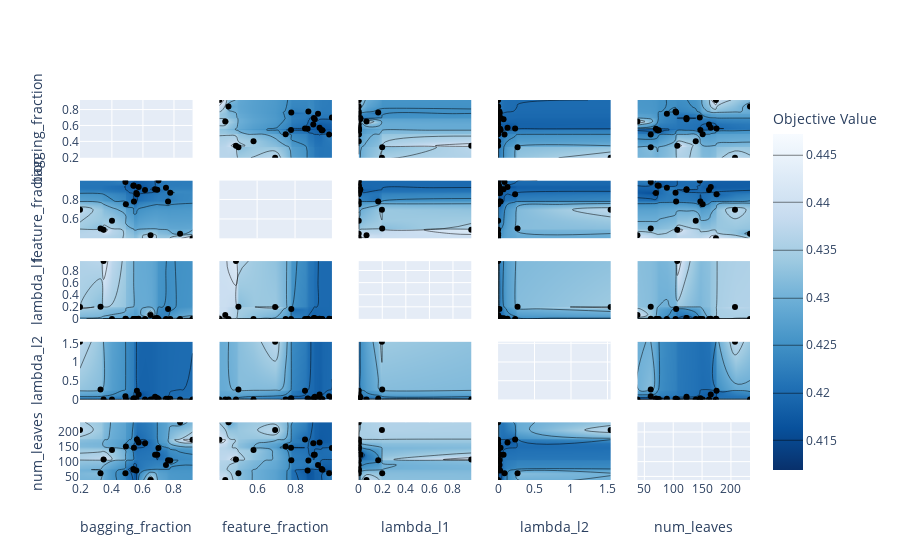

Notebook source saved alongside this figure:
### Markdown cell above
## Visualize plot contour

We can see 2 parametes pair plot with objective value as contour.

### Code cell
optuna.visualization.plot_contour(study)

### Figure 1 — Plotly figure (JSON) as saved in the notebook; plotly's stock layout.template omitted (floating-point values rounded to 4 significant figures; data arrays with more than 128 entries replaced by an {"elided": "..."} marker saying what was removed)
{"data": [{"type": "scatter", "xaxis": "x", "yaxis": "y"}, {"colorbar": {"title": {"text": "Objective Value"}}, "colorscale": [[0.0, "rgb(247,251,255)"], [0.125, "rgb(222,235,247)"], [0.25, "rgb(198,219,239)"], [0.375, "rgb(158,202,225)"], [0.5, "rgb(107,174,214)"], [0.625, "rgb(66,146,198)"], [0.75, "rgb(33,113,181)"], [0.875, "rgb(8,81,156)"], [1.0, "rgb(8,48,107)"]], "connectgaps": true, "contours": {"coloring": "heatmap"}, "hoverinfo": "none", "line": {"smoothing": 1.3}, "reversescale": true, "showscale": true, "type": "contour", "x": [0.1944, 0.3266, 0.3462, 0.4004, 0.4871, 0.49, 0.5387, 0.5402, 0.542, 0.5575, 0.5612, 0.5726, 0.6133, 0.6492, 0.6783, 0.6923, 0.6999, 0.7485, 0.762, 0.7758, 0.8393, 0.9198], "xaxis": "x6", "y": [0.4009, 0.432, 0.449, 0.4885, 0.5014, 0.581, 0.695, 0.7504, 0.7788, 0.7802, 0.8526, 0.8662, 0.8704, 0.8962, 0.8994, 0.904, 0.9211, 0.9293, 0.94, 0.9442, 0.98, 0.9944], "yaxis": "y6", "z": {"elided": "22x22 float values"}}, {"marker": {"color": "black"}, "mode": "markers", "showlegend": false, "type": "scatter", "x": [0.9198, 0.6492, 0.8393, 0.3462, 0.1944, 0.3266, 0.4004, 0.762, 0.7758, 0.7485, 0.5575, 0.542, 0.49, 0.5612, 0.4871, 0.5726, 0.6923, 0.6783, 0.6133, 0.5387, 0.5402, 0.6999], "xaxis": "x6", "y": [0.4009, 0.432, 0.449, 0.4885, 0.695, 0.5014, 0.581, 0.7802, 0.8704, 0.9211, 0.8662, 0.7788, 0.7504, 0.8526, 0.98, 0.9293, 0.8994, 0.904, 0.8962, 0.94, 0.9442, 0.9944], "yaxis": "y6"}, {"colorbar": {"title": {"text": "Objective Value"}}, "colorscale": [[0.0, "rgb(247,251,255)"], [0.125, "rgb(222,235,247)"], [0.25, "rgb(198,219,239)"], [0.375, "rgb(158,202,225)"], [0.5, "rgb(107,174,214)"], [0.625, "rgb(66,146,198)"], [0.75, "rgb(33,113,181)"], [0.875, "rgb(8,81,156)"], [1.0, "rgb(8,48,107)"]], "connectgaps": true, "contours": {"coloring": "heatmap"}, "hoverinfo": "none", "line": {"smoothing": 1.3}, "reversescale": true, "showscale": false, "type": "contour", "x": [0.1944, 0.3266, 0.3462, 0.4004, 0.4871, 0.49, 0.5387, 0.5402, 0.542, 0.5575, 0.5612, 0.5726, 0.6133, 0.6492, 0.6783, 0.6923, 0.6999, 0.7485, 0.762, 0.7758, 0.8393, 0.9198], "xaxis": "x11", "y": [1.413e-08, 1.044e-07, 1.487e-07, 1.984e-07, 6.926e-06, 7.792e-06, 1.701e-05, 2.217e-05, 2.666e-05, 2.746e-05, 2.887e-05, 3.527e-05, 0.0001039, 0.0001452, 0.0008617, 0.01198, 0.01286, 0.0662, 0.1653, 0.1971, 0.1993, 0.9554], "yaxis": "y11", "z": {"elided": "22x22 float values"}}, {"marker": {"color": "black"}, "mode": "markers", "showlegend": false, "type": "scatter", "x": [0.9198, 0.6492, 0.8393, 0.3462, 0.1944, 0.3266, 0.4004, 0.762, 0.7758, 0.7485, 0.5575, 0.542, 0.49, 0.5612, 0.4871, 0.5726, 0.6923, 0.6783, 0.6133, 0.5387, 0.5402, 0.6999], "xaxis": "x11", "y": [0.0008617, 0.0662, 1.984e-07, 0.9554, 0.1971, 0.1993, 6.926e-06, 0.1653, 1.044e-07, 1.413e-08, 3.527e-05, 2.217e-05, 1.701e-05, 2.746e-05, 0.0001039, 0.0001452, 0.01286, 0.01198, 7.792e-06, 2.887e-05, 2.666e-05, 1.487e-07], "yaxis": "y11"}, {"colorbar": {"title": {"text": "Objective Value"}}, "colorscale": [[0.0, "rgb(247,251,255)"], [0.125, "rgb(222,235,247)"], [0.25, "rgb(198,219,239)"], [0.375, "rgb(158,202,225)"], [0.5, "rgb(107,174,214)"], [0.625, "rgb(66,146,198)"], [0.75, "rgb(33,113,181)"], [0.875, "rgb(8,81,156)"], [1.0, "rgb(8,48,107)"]], "connectgaps": true, "contours": {"coloring": "heatmap"}, "hoverinfo": "none", "line": {"smoothing": 1.3}, "reversescale": true, "showscale": false, "type": "contour", "x": [0.1944, 0.3266, 0.3462, 0.4004, 0.4871, 0.49, 0.5387, 0.5402, 0.542, 0.5575, 0.5612, 0.5726, 0.6133, 0.6492, 0.6783, 0.6923, 0.6999, 0.7485, 0.762, 0.7758, 0.8393, 0.9198], "xaxis": "x16", "y": [9.327e-06, 9.451e-06, 1.349e-05, 0.0002752, 0.0006245, 0.0009655, 0.0009792, 0.007856, 0.009079, 0.01126, 0.01776, 0.01826, 0.0204, 0.02722, 0.03387, 0.03693, 0.07499, 0.08825, 0.1295, 0.2336, 0.267, 1.544], "yaxis": "y16", "z": {"elided": "22x22 float values"}}, {"marker": {"color": "black"}, "mode": "markers", "showlegend": false, "type": "scatter", "x": [0.9198, 0.6492, 0.8393, 0.3462, 0.1944, 0.3266, 0.4004, 0.762, 0.7758, 0.7485, 0.5575, 0.542, 0.49, 0.5612, 0.4871, 0.5726, 0.6923, 0.6783, 0.6133, 0.5387, 0.5402, 0.6999], "xaxis": "x16", "y": [0.0002752, 9.451e-06, 0.0009792, 9.327e-06, 1.544, 0.267, 1.349e-05, 0.01826, 0.01776, 0.0204, 0.02722, 0.03387, 0.0009655, 0.2336, 0.08825, 0.1295, 0.03693, 0.07499, 0.0006245, 0.01126, 0.007856, 0.009079], "yaxis": "y16"}, {"colorbar": {"title": {"text": "Objective Value"}}, "colorscale": [[0.0, "rgb(247,251,255)"], [0.125, "rgb(222,235,247)"], [0.25, "rgb(198,219,239)"], [0.375, "rgb(158,202,225)"], [0.5, "rgb(107,174,214)"], [0.625, "rgb(66,146,198)"], [0.75, "rgb(33,113,181)"], [0.875, "rgb(8,81,156)"], [1.0, "rgb(8,48,107)"]], "connectgaps": true, "contours": {"coloring": "heatmap"}, "hoverinfo": "none", "line": {"smoothing": 1.3}, "reversescale": true, "showscale": false, "type": "contour", "x": [0.1944, 0.3266, 0.3462, 0.4004, 0.4871, 0.49, 0.5387, 0.5402, 0.542, 0.5575, 0.5612, 0.5726, 0.6133, 0.6492, 0.6783, 0.6923, 0.6999, 0.7485, 0.762, 0.7758, 0.8393, 0.9198], "xaxis": "x21", "y": [38, 61, 70, 73, 75, 89, 104, 105, 107, 123, 139, 146, 147, 151, 162, 165, 174, 175, 207, 233], "yaxis": "y21", "z": {"elided": "20x22 float values"}}, {"marker": {"color": "black"}, "mode": "markers", "showlegend": false, "type": "scatter", "x": [0.9198, 0.6492, 0.8393, 0.3462, 0.1944, 0.3266, 0.4004, 0.762, 0.7758, 0.7485, 0.5575, 0.542, 0.49, 0.5612, 0.4871, 0.5726, 0.6923, 0.6783, 0.6133, 0.5387, 0.5402, 0.6999], "xaxis": "x21", "y": [174, 38, 233, 107, 207, 61, 139, 105, 104, 89, 70, 147, 151, 175, 61, 165, 123, 123, 162, 75, 73, 146], "yaxis": "y21"}, {"colorbar": {"title": {"text": "Objective Value"}}, "colorscale": [[0.0, "rgb(247,251,255)"], [0.125, "rgb(222,235,247)"], [0.25, "rgb(198,219,239)"], [0.375, "rgb(158,202,225)"], [0.5, "rgb(107,174,214)"], [0.625, "rgb(66,146,198)"], [0.75, "rgb(33,113,181)"], [0.875, "rgb(8,81,156)"], [1.0, "rgb(8,48,107)"]], "connectgaps": true, "contours": {"coloring": "heatmap"}, "hoverinfo": "none", "line": {"smoothing": 1.3}, "reversescale": true, "showscale": false, "type": "contour", "x": [0.4009, 0.432, 0.449, 0.4885, 0.5014, 0.581, 0.695, 0.7504, 0.7788, 0.7802, 0.8526, 0.8662, 0.8704, 0.8962, 0.8994, 0.904, 0.9211, 0.9293, 0.94, 0.9442, 0.98, 0.9944], "xaxis": "x2", "y": [0.1944, 0.3266, 0.3462, 0.4004, 0.4871, 0.49, 0.5387, 0.5402, 0.542, 0.5575, 0.5612, 0.5726, 0.6133, 0.6492, 0.6783, 0.6923, 0.6999, 0.7485, 0.762, 0.7758, 0.8393, 0.9198], "yaxis": "y2", "z": {"elided": "22x22 float values"}}, {"marker": {"color": "black"}, "mode": "markers", "showlegend": false, "type": "scatter", "x": [0.4009, 0.432, 0.449, 0.4885, 0.695, 0.5014, 0.581, 0.7802, 0.8704, 0.9211, 0.8662, 0.7788, 0.7504, 0.8526, 0.98, 0.9293, 0.8994, 0.904, 0.8962, 0.94, 0.9442, 0.9944], "xaxis": "x2", "y": [0.9198, 0.6492, 0.8393, 0.3462, 0.1944, 0.3266, 0.4004, 0.762, 0.7758, 0.7485, 0.5575, 0.542, 0.49, 0.5612, 0.4871, 0.5726, 0.6923, 0.6783, 0.6133, 0.5387, 0.5402, 0.6999], "yaxis": "y2"}, {"type": "scatter", "xaxis": "x7", "yaxis": "y7"}, {"colorbar": {"title": {"text": "Objective Value"}}, "colorscale": [[0.0, "rgb(247,251,255)"], [0.125, "rgb(222,235,247)"], [0.25, "rgb(198,219,239)"], [0.375, "rgb(158,202,225)"], [0.5, "rgb(107,174,214)"], [0.625, "rgb(66,146,198)"], [0.75, "rgb(33,113,181)"], [0.875, "rgb(8,81,156)"], [1.0, "rgb(8,48,107)"]], "connectgaps": true, "contours": {"coloring": "heatmap"}, "hoverinfo": "none", "line": {"smoothing": 1.3}, "reversescale": true, "showscale": false, "type": "contour", "x": [0.4009, 0.432, 0.449, 0.4885, 0.5014, 0.581, 0.695, 0.7504, 0.7788, 0.7802, 0.8526, 0.8662, 0.8704, 0.8962, 0.8994, 0.904, 0.9211, 0.9293, 0.94, 0.9442, 0.98, 0.9944], "xaxis": "x12", "y": [1.413e-08, 1.044e-07, 1.487e-07, 1.984e-07, 6.926e-06, 7.792e-06, 1.701e-05, 2.217e-05, 2.666e-05, 2.746e-05, 2.887e-05, 3.527e-05, 0.0001039, 0.0001452, 0.0008617, 0.01198, 0.01286, 0.0662, 0.1653, 0.1971, 0.1993, 0.9554], "yaxis": "y12", "z": {"elided": "22x22 float values"}}, {"marker": {"color": "black"}, "mode": "markers", "showlegend": false, "type": "scatter", "x": [0.4009, 0.432, 0.449, 0.4885, 0.695, 0.5014, 0.581, 0.7802, 0.8704, 0.9211, 0.8662, 0.7788, 0.7504, 0.8526, 0.98, 0.9293, 0.8994, 0.904, 0.8962, 0.94, 0.9442, 0.9944], "xaxis": "x12", "y": [0.0008617, 0.0662, 1.984e-07, 0.9554, 0.1971, 0.1993, 6.926e-06, 0.1653, 1.044e-07, 1.413e-08, 3.527e-05, 2.217e-05, 1.701e-05, 2.746e-05, 0.0001039, 0.0001452, 0.01286, 0.01198, 7.792e-06, 2.887e-05, 2.666e-05, 1.487e-07], "yaxis": "y12"}, {"colorbar": {"title": {"text": "Objective Value"}}, "colorscale": [[0.0, "rgb(247,251,255)"], [0.125, "rgb(222,235,247)"], [0.25, "rgb(198,219,239)"], [0.375, "rgb(158,202,225)"], [0.5, "rgb(107,174,214)"], [0.625, "rgb(66,146,198)"], [0.75, "rgb(33,113,181)"], [0.875, "rgb(8,81,156)"], [1.0, "rgb(8,48,107)"]], "connectgaps": true, "contours": {"coloring": "heatmap"}, "hoverinfo": "none", "line": {"smoothing": 1.3}, "reversescale": true, "showscale": false, "type": "contour", "x": [0.4009, 0.432, 0.449, 0.4885, 0.5014, 0.581, 0.695, 0.7504, 0.7788, 0.7802, 0.8526, 0.8662, 0.8704, 0.8962, 0.8994, 0.904, 0.9211, 0.9293, 0.94, 0.9442, 0.98, 0.9944], "xaxis": "x17", "y": [9.327e-06, 9.451e-06, 1.349e-05, 0.0002752, 0.0006245, 0.0009655, 0.0009792, 0.007856, 0.009079, 0.01126, 0.01776, 0.01826, 0.0204, 0.02722, 0.03387, 0.03693, 0.07499, 0.08825, 0.1295, 0.2336, 0.267, 1.544], "yaxis": "y17", "z": {"elided": "22x22 float values"}}, {"marker": {"color": "black"}, "mode": "markers", "showlegend": false, "type": "scatter", "x": [0.4009, 0.432, 0.449, 0.4885, 0.695, 0.5014, 0.581, 0.7802, 0.8704, 0.9211, 0.8662, 0.7788, 0.7504, 0.8526, 0.98, 0.9293, 0.8994, 0.904, 0.8962, 0.94, 0.9442, 0.9944], "xaxis": "x17", "y": [0.0002752, 9.451e-06, 0.0009792, 9.327e-06, 1.544, 0.267, 1.349e-05, 0.01826, 0.01776, 0.0204, 0.02722, 0.03387, 0.0009655, 0.2336, 0.08825, 0.1295, 0.03693, 0.07499, 0.0006245, 0.01126, 0.007856, 0.009079], "yaxis": "y17"}, {"colorbar": {"title": {"text": "Objective Value"}}, "colorscale": [[0.0, "rgb(247,251,255)"], [0.125, "rgb(222,235,247)"], [0.25, "rgb(198,219,239)"], [0.375, "rgb(158,202,225)"], [0.5, "rgb(107,174,214)"], [0.625, "rgb(66,146,198)"], [0.75, "rgb(33,113,181)"], [0.875, "rgb(8,81,156)"], [1.0, "rgb(8,48,107)"]], "connectgaps": true, "contours": {"coloring": "heatmap"}, "hoverinfo": "none", "line": {"smoothing": 1.3}, "reversescale": true, "showscale": false, "type": "contour", "x": [0.4009, 0.432, 0.449, 0.4885, 0.5014, 0.581, 0.695, 0.7504, 0.7788, 0.7802, 0.8526, 0.8662, 0.8704, 0.8962, 0.8994, 0.904, 0.9211, 0.9293, 0.94, 0.9442, 0.98, 0.9944], "xaxis": "x22", "y": [38, 61, 70, 73, 75, 89, 104, 105, 107, 123, 139, 146, 147, 151, 162, 165, 174, 175, 207, 233], "yaxis": "y22", "z": {"elided": "20x22 float values"}}, {"marker": {"color": "black"}, "mode": "markers", "showlegend": false, "type": "scatter", "x": [0.4009, 0.432, 0.449, 0.4885, 0.695, 0.5014, 0.581, 0.7802, 0.8704, 0.9211, 0.8662, 0.7788, 0.7504, 0.8526, 0.98, 0.9293, 0.8994, 0.904, 0.8962, 0.94, 0.9442, 0.9944], "xaxis": "x22", "y": [174, 38, 233, 107, 207, 61, 139, 105, 104, 89, 70, 147, 151, 175, 61, 165, 123, 123, 162, 75, 73, 146], "yaxis": "y22"}, {"colorbar": {"title": {"text": "Objective Value"}}, "colorscale": [[0.0, "rgb(247,251,255)"], [0.125, "rgb(222,235,247)"], [0.25, "rgb(198,219,239)"], [0.375, "rgb(158,202,225)"], [0.5, "rgb(107,174,214)"], [0.625, "rgb(66,146,198)"], [0.75, "rgb(33,113,181)"], [0.875, "rgb(8,81,156)"], [1.0, "rgb(8,48,107)"]], "connectgaps": true, "contours": {"coloring": "heatmap"}, "hoverinfo": "none", "line": {"smoothing": 1.3}, "reversescale": true, "showscale": false, "type": "contour", "x": [1.413e-08, 1.044e-07, 1.487e-07, 1.984e-07, 6.926e-06, 7.792e-06, 1.701e-05, 2.217e-05, 2.666e-05, 2.746e-05, 2.887e-05, 3.527e-05, 0.0001039, 0.0001452, 0.0008617, 0.01198, 0.01286, 0.0662, 0.1653, 0.1971, 0.1993, 0.9554], "xaxis": "x3", "y": [0.1944, 0.3266, 0.3462, 0.4004, 0.4871, 0.49, 0.5387, 0.5402, 0.542, 0.5575, 0.5612, 0.5726, 0.6133, 0.6492, 0.6783, 0.6923, 0.6999, 0.7485, 0.762, 0.7758, 0.8393, 0.9198], "yaxis": "y3", "z": {"elided": "22x22 float values"}}, {"marker": {"color": "black"}, "mode": "markers", "showlegend": false, "type": "scatter", "x": [0.0008617, 0.0662, 1.984e-07, 0.9554, 0.1971, 0.1993, 6.926e-06, 0.1653, 1.044e-07, 1.413e-08, 3.527e-05, 2.217e-05, 1.701e-05, 2.746e-05, 0.0001039, 0.0001452, 0.01286, 0.01198, 7.792e-06, 2.887e-05, 2.666e-05, 1.487e-07], "xaxis": "x3", "y": [0.9198, 0.6492, 0.8393, 0.3462, 0.1944, 0.3266, 0.4004, 0.762, 0.7758, 0.7485, 0.5575, 0.542, 0.49, 0.5612, 0.4871, 0.5726, 0.6923, 0.6783, 0.6133, 0.5387, 0.5402, 0.6999], "yaxis": "y3"}, {"colorbar": {"title": {"text": "Objective Value"}}, "colorscale": [[0.0, "rgb(247,251,255)"], [0.125, "rgb(222,235,247)"], [0.25, "rgb(198,219,239)"], [0.375, "rgb(158,202,225)"], [0.5, "rgb(107,174,214)"], [0.625, "rgb(66,146,198)"], [0.75, "rgb(33,113,181)"], [0.875, "rgb(8,81,156)"], [1.0, "rgb(8,48,107)"]], "connectgaps": true, "contours": {"coloring": "heatmap"}, "hoverinfo": "none", "line": {"smoothing": 1.3}, "reversescale": true, "showscale": false, "type": "contour", "x": [1.413e-08, 1.044e-07, 1.487e-07, 1.984e-07, 6.926e-06, 7.792e-06, 1.701e-05, 2.217e-05, 2.666e-05, 2.746e-05, 2.887e-05, 3.527e-05, 0.0001039, 0.0001452, 0.0008617, 0.01198, 0.01286, 0.0662, 0.1653, 0.1971, 0.1993, 0.9554], "xaxis": "x8", "y": [0.4009, 0.432, 0.449, 0.4885, 0.5014, 0.581, 0.695, 0.7504, 0.7788, 0.7802, 0.8526, 0.8662, 0.8704, 0.8962, 0.8994, 0.904, 0.9211, 0.9293, 0.94, 0.9442, 0.98, 0.9944], "yaxis": "y8", "z": {"elided": "22x22 float values"}}, {"marker": {"color": "black"}, "mode": "markers", "showlegend": false, "type": "scatter", "x": [0.0008617, 0.0662, 1.984e-07, 0.9554, 0.1971, 0.1993, 6.926e-06, 0.1653, 1.044e-07, 1.413e-08, 3.527e-05, 2.217e-05, 1.701e-05, 2.746e-05, 0.0001039, 0.0001452, 0.01286, 0.01198, 7.792e-06, 2.887e-05, 2.666e-05, 1.487e-07], "xaxis": "x8", "y": [0.4009, 0.432, 0.449, 0.4885, 0.695, 0.5014, 0.581, 0.7802, 0.8704, 0.9211, 0.8662, 0.7788, 0.7504, 0.8526, 0.98, 0.9293, 0.8994, 0.904, 0.8962, 0.94, 0.9442, 0.9944], "yaxis": "y8"}, {"type": "scatter", "xaxis": "x13", "yaxis": "y13"}, {"colorbar": {"title": {"text": "Objective Value"}}, "colorscale": [[0.0, "rgb(247,251,255)"], [0.125, "rgb(222,235,247)"], [0.25, "rgb(198,219,239)"], [0.375, "rgb(158,202,225)"], [0.5, "rgb(107,174,214)"], [0.625, "rgb(66,146,198)"], [0.75, "rgb(33,113,181)"], [0.875, "rgb(8,81,156)"], [1.0, "rgb(8,48,107)"]], "connectgaps": true, "contours": {"coloring": "heatmap"}, "hoverinfo": "none", "line": {"smoothing": 1.3}, "reversescale": true, "showscale": false, "type": "contour", "x": [1.413e-08, 1.044e-07, 1.487e-07, 1.984e-07, 6.926e-06, 7.792e-06, 1.701e-05, 2.217e-05, 2.666e-05, 2.746e-05, 2.887e-05, 3.527e-05, 0.0001039, 0.0001452, 0.0008617, 0.01198, 0.01286, 0.0662, 0.1653, 0.1971, 0.1993, 0.9554], "xaxis": "x18", "y": [9.327e-06, 9.451e-06, 1.349e-05, 0.0002752, 0.0006245, 0.0009655, 0.0009792, 0.007856, 0.009079, 0.01126, 0.01776, 0.01826, 0.0204, 0.02722, 0.03387, 0.03693, 0.07499, 0.08825, 0.1295, 0.2336, 0.267, 1.544], "yaxis": "y18", "z": {"elided": "22x22 float values"}}, {"marker": {"color": "black"}, "mode": "markers", "showlegend": false, "type": "scatter", "x": [0.0008617, 0.0662, 1.984e-07, 0.9554, 0.1971, 0.1993, 6.926e-06, 0.1653, 1.044e-07, 1.413e-08, 3.527e-05, 2.217e-05, 1.701e-05, 2.746e-05, 0.0001039, 0.0001452, 0.01286, 0.01198, 7.792e-06, 2.887e-05, 2.666e-05, 1.487e-07], "xaxis": "x18", "y": [0.0002752, 9.451e-06, 0.0009792, 9.327e-06, 1.544, 0.267, 1.349e-05, 0.01826, 0.01776, 0.0204, 0.02722, 0.03387, 0.0009655, 0.2336, 0.08825, 0.1295, 0.03693, 0.07499, 0.0006245, 0.01126, 0.007856, 0.009079], "yaxis": "y18"}, {"colorbar": {"title": {"text": "Objective Value"}}, "colorscale": [[0.0, "rgb(247,251,255)"], [0.125, "rgb(222,235,247)"], [0.25, "rgb(198,219,239)"], [0.375, "rgb(158,202,225)"], [0.5, "rgb(107,174,214)"], [0.625, "rgb(66,146,198)"], [0.75, "rgb(33,113,181)"], [0.875, "rgb(8,81,156)"], [1.0, "rgb(8,48,107)"]], "connectgaps": true, "contours": {"coloring": "heatmap"}, "hoverinfo": "none", "line": {"smoothing": 1.3}, "reversescale": true, "showscale": false, "type": "contour", "x": [1.413e-08, 1.044e-07, 1.487e-07, 1.984e-07, 6.926e-06, 7.792e-06, 1.701e-05, 2.217e-05, 2.666e-05, 2.746e-05, 2.887e-05, 3.527e-05, 0.0001039, 0.0001452, 0.0008617, 0.01198, 0.01286, 0.0662, 0.1653, 0.1971, 0.1993, 0.9554], "xaxis": "x23", "y": [38, 61, 70, 73, 75, 89, 104, 105, 107, 123, 139, 146, 147, 151, 162, 165, 174, 175, 207, 233], "yaxis": "y23", "z": {"elided": "20x22 float values"}}, {"marker": {"color": "black"}, "mode": "markers", "showlegend": false, "type": "scatter", "x": [0.0008617, 0.0662, 1.984e-07, 0.9554, 0.1971, 0.1993, 6.926e-06, 0.1653, 1.044e-07, 1.413e-08, 3.527e-05, 2.217e-05, 1.701e-05, 2.746e-05, 0.0001039, 0.0001452, 0.01286, 0.01198, 7.792e-06, 2.887e-05, 2.666e-05, 1.487e-07], "xaxis": "x23", "y": [174, 38, 233, 107, 207, 61, 139, 105, 104, 89, 70, 147, 151, 175, 61, 165, 123, 123, 162, 75, 73, 146], "yaxis": "y23"}, {"colorbar": {"title": {"text": "Objective Value"}}, "colorscale": [[0.0, "rgb(247,251,255)"], [0.125, "rgb(222,235,247)"], [0.25, "rgb(198,219,239)"], [0.375, "rgb(158,202,225)"], [0.5, "rgb(107,174,214)"], [0.625, "rgb(66,146,198)"], [0.75, "rgb(33,113,181)"], [0.875, "rgb(8,81,156)"], [1.0, "rgb(8,48,107)"]], "connectgaps": true, "contours": {"coloring": "heatmap"}, "hoverinfo": "none", "line": {"smoothing": 1.3}, "reversescale": true, "showscale": false, "type": "contour", "x": [9.327e-06, 9.451e-06, 1.349e-05, 0.0002752, 0.0006245, 0.0009655, 0.0009792, 0.007856, 0.009079, 0.01126, 0.01776, 0.01826, 0.0204, 0.02722, 0.03387, 0.03693, 0.07499, 0.08825, 0.1295, 0.2336, 0.267, 1.544], "xaxis": "x4", "y": [0.1944, 0.3266, 0.3462, 0.4004, 0.4871, 0.49, 0.5387, 0.5402, 0.542, 0.5575, 0.5612, 0.5726, 0.6133, 0.6492, 0.6783, 0.6923, 0.6999, 0.7485, 0.762, 0.7758, 0.8393, 0.9198], "yaxis": "y4", "z": {"elided": "22x22 float values"}}, {"marker": {"color": "black"}, "mode": "markers", "showlegend": false, "type": "scatter", "x": [0.0002752, 9.451e-06, 0.0009792, 9.327e-06, 1.544, 0.267, 1.349e-05, 0.01826, 0.01776, 0.0204, 0.02722, 0.03387, 0.0009655, 0.2336, 0.08825, 0.1295, 0.03693, 0.07499, 0.0006245, 0.01126, 0.007856, 0.009079], "xaxis": "x4", "y": [0.9198, 0.6492, 0.8393, 0.3462, 0.1944, 0.3266, 0.4004, 0.762, 0.7758, 0.7485, 0.5575, 0.542, 0.49, 0.5612, 0.4871, 0.5726, 0.6923, 0.6783, 0.6133, 0.5387, 0.5402, 0.6999], "yaxis": "y4"}, {"colorbar": {"title": {"text": "Objective Value"}}, "colorscale": [[0.0, "rgb(247,251,255)"], [0.125, "rgb(222,235,247)"], [0.25, "rgb(198,219,239)"], [0.375, "rgb(158,202,225)"], [0.5, "rgb(107,174,214)"], [0.625, "rgb(66,146,198)"], [0.75, "rgb(33,113,181)"], [0.875, "rgb(8,81,156)"], [1.0, "rgb(8,48,107)"]], "connectgaps": true, "contours": {"coloring": "heatmap"}, "hoverinfo": "none", "line": {"smoothing": 1.3}, "reversescale": true, "showscale": false, "type": "contour", "x": [9.327e-06, 9.451e-06, 1.349e-05, 0.0002752, 0.0006245, 0.0009655, 0.0009792, 0.007856, 0.009079, 0.01126, 0.01776, 0.01826, 0.0204, 0.02722, 0.03387, 0.03693, 0.07499, 0.08825, 0.1295, 0.2336, 0.267, 1.544], "xaxis": "x9", "y": [0.4009, 0.432, 0.449, 0.4885, 0.5014, 0.581, 0.695, 0.7504, 0.7788, 0.7802, 0.8526, 0.8662, 0.8704, 0.8962, 0.8994, 0.904, 0.9211, 0.9293, 0.94, 0.9442, 0.98, 0.9944], "yaxis": "y9", "z": {"elided": "22x22 float values"}}, {"marker": {"color": "black"}, "mode": "markers", "showlegend": false, "type": "scatter", "x": [0.0002752, 9.451e-06, 0.0009792, 9.327e-06, 1.544, 0.267, 1.349e-05, 0.01826, 0.01776, 0.0204, 0.02722, 0.03387, 0.0009655, 0.2336, 0.08825, 0.1295, 0.03693, 0.07499, 0.0006245, 0.01126, 0.007856, 0.009079], "xaxis": "x9", "y": [0.4009, 0.432, 0.449, 0.4885, 0.695, 0.5014, 0.581, 0.7802, 0.8704, 0.9211, 0.8662, 0.7788, 0.7504, 0.8526, 0.98, 0.9293, 0.8994, 0.904, 0.8962, 0.94, 0.9442, 0.9944], "yaxis": "y9"}, {"colorbar": {"title": {"text": "Objective Value"}}, "colorscale": [[0.0, "rgb(247,251,255)"], [0.125, "rgb(222,235,247)"], [0.25, "rgb(198,219,239)"], [0.375, "rgb(158,202,225)"], [0.5, "rgb(107,174,214)"], [0.625, "rgb(66,146,198)"], [0.75, "rgb(33,113,181)"], [0.875, "rgb(8,81,156)"], [1.0, "rgb(8,48,107)"]], "connectgaps": true, "contours": {"coloring": "heatmap"}, "hoverinfo": "none", "line": {"smoothing": 1.3}, "reversescale": true, "showscale": false, "type": "contour", "x": [9.327e-06, 9.451e-06, 1.349e-05, 0.0002752, 0.0006245, 0.0009655, 0.0009792, 0.007856, 0.009079, 0.01126, 0.01776, 0.01826, 0.0204, 0.02722, 0.03387, 0.03693, 0.07499, 0.08825, 0.1295, 0.2336, 0.267, 1.544], "xaxis": "x14", "y": [1.413e-08, 1.044e-07, 1.487e-07, 1.984e-07, 6.926e-06, 7.792e-06, 1.701e-05, 2.217e-05, 2.666e-05, 2.746e-05, 2.887e-05, 3.527e-05, 0.0001039, 0.0001452, 0.0008617, 0.01198, 0.01286, 0.0662, 0.1653, 0.1971, 0.1993, 0.9554], "yaxis": "y14", "z": {"elided": "22x22 float values"}}, {"marker": {"color": "black"}, "mode": "markers", "showlegend": false, "type": "scatter", "x": [0.0002752, 9.451e-06, 0.0009792, 9.327e-06, 1.544, 0.267, 1.349e-05, 0.01826, 0.01776, 0.0204, 0.02722, 0.03387, 0.0009655, 0.2336, 0.08825, 0.1295, 0.03693, 0.07499, 0.0006245, 0.01126, 0.007856, 0.009079], "xaxis": "x14", "y": [0.0008617, 0.0662, 1.984e-07, 0.9554, 0.1971, 0.1993, 6.926e-06, 0.1653, 1.044e-07, 1.413e-08, 3.527e-05, 2.217e-05, 1.701e-05, 2.746e-05, 0.0001039, 0.0001452, 0.01286, 0.01198, 7.792e-06, 2.887e-05, 2.666e-05, 1.487e-07], "yaxis": "y14"}, {"type": "scatter", "xaxis": "x19", "yaxis": "y19"}, {"colorbar": {"title": {"text": "Objective Value"}}, "colorscale": [[0.0, "rgb(247,251,255)"], [0.125, "rgb(222,235,247)"], [0.25, "rgb(198,219,239)"], [0.375, "rgb(158,202,225)"], [0.5, "rgb(107,174,214)"], [0.625, "rgb(66,146,198)"], [0.75, "rgb(33,113,181)"], [0.875, "rgb(8,81,156)"], [1.0, "rgb(8,48,107)"]], "connectgaps": true, "contours": {"coloring": "heatmap"}, "hoverinfo": "none", "line": {"smoothing": 1.3}, "reversescale": true, "showscale": false, "type": "contour", "x": [9.327e-06, 9.451e-06, 1.349e-05, 0.0002752, 0.0006245, 0.0009655, 0.0009792, 0.007856, 0.009079, 0.01126, 0.01776, 0.01826, 0.0204, 0.02722, 0.03387, 0.03693, 0.07499, 0.08825, 0.1295, 0.2336, 0.267, 1.544], "xaxis": "x24", "y": [38, 61, 70, 73, 75, 89, 104, 105, 107, 123, 139, 146, 147, 151, 162, 165, 174, 175, 207, 233], "yaxis": "y24", "z": {"elided": "20x22 float values"}}, {"marker": {"color": "black"}, "mode": "markers", "showlegend": false, "type": "scatter", "x": [0.0002752, 9.451e-06, 0.0009792, 9.327e-06, 1.544, 0.267, 1.349e-05, 0.01826, 0.01776, 0.0204, 0.02722, 0.03387, 0.0009655, 0.2336, 0.08825, 0.1295, 0.03693, 0.07499, 0.0006245, 0.01126, 0.007856, 0.009079], "xaxis": "x24", "y": [174, 38, 233, 107, 207, 61, 139, 105, 104, 89, 70, 147, 151, 175, 61, 165, 123, 123, 162, 75, 73, 146], "yaxis": "y24"}, {"colorbar": {"title": {"text": "Objective Value"}}, "colorscale": [[0.0, "rgb(247,251,255)"], [0.125, "rgb(222,235,247)"], [0.25, "rgb(198,219,239)"], [0.375, "rgb(158,202,225)"], [0.5, "rgb(107,174,214)"], [0.625, "rgb(66,146,198)"], [0.75, "rgb(33,113,181)"], [0.875, "rgb(8,81,156)"], [1.0, "rgb(8,48,107)"]], "connectgaps": true, "contours": {"coloring": "heatmap"}, "hoverinfo": "none", "line": {"smoothing": 1.3}, "reversescale": true, "showscale": false, "type": "contour", "x": [38, 61, 70, 73, 75, 89, 104, 105, 107, 123, 139, 146, 147, 151, 162, 165, 174, 175, 207, 233], "xaxis": "x5", "y": [0.1944, 0.3266, 0.3462, 0.4004, 0.4871, 0.49, 0.5387, 0.5402, 0.542, 0.5575, 0.5612, 0.5726, 0.6133, 0.6492, 0.6783, 0.6923, 0.6999, 0.7485, 0.762, 0.7758, 0.8393, 0.9198], "yaxis": "y5", "z": {"elided": "22x20 float values"}}, {"marker": {"color": "black"}, "mode": "markers", "showlegend": false, "type": "scatter", "x": [174, 38, 233, 107, 207, 61, 139, 105, 104, 89, 70, 147, 151, 175, 61, 165, 123, 123, 162, 75, 73, 146], "xaxis": "x5", "y": [0.9198, 0.6492, 0.8393, 0.3462, 0.1944, 0.3266, 0.4004, 0.762, 0.7758, 0.7485, 0.5575, 0.542, 0.49, 0.5612, 0.4871, 0.5726, 0.6923, 0.6783, 0.6133, 0.5387, 0.5402, 0.6999], "yaxis": "y5"}, {"colorbar": {"title": {"text": "Objective Value"}}, "colorscale": [[0.0, "rgb(247,251,255)"], [0.125, "rgb(222,235,247)"], [0.25, "rgb(198,219,239)"], [0.375, "rgb(158,202,225)"], [0.5, "rgb(107,174,214)"], [0.625, "rgb(66,146,198)"], [0.75, "rgb(33,113,181)"], [0.875, "rgb(8,81,156)"], [1.0, "rgb(8,48,107)"]], "connectgaps": true, "contours": {"coloring": "heatmap"}, "hoverinfo": "none", "line": {"smoothing": 1.3}, "reversescale": true, "showscale": false, "type": "contour", "x": [38, 61, 70, 73, 75, 89, 104, 105, 107, 123, 139, 146, 147, 151, 162, 165, 174, 175, 207, 233], "xaxis": "x10", "y": [0.4009, 0.432, 0.449, 0.4885, 0.5014, 0.581, 0.695, 0.7504, 0.7788, 0.7802, 0.8526, 0.8662, 0.8704, 0.8962, 0.8994, 0.904, 0.9211, 0.9293, 0.94, 0.9442, 0.98, 0.9944], "yaxis": "y10", "z": {"elided": "22x20 float values"}}, {"marker": {"color": "black"}, "mode": "markers", "showlegend": false, "type": "scatter", "x": [174, 38, 233, 107, 207, 61, 139, 105, 104, 89, 70, 147, 151, 175, 61, 165, 123, 123, 162, 75, 73, 146], "xaxis": "x10", "y": [0.4009, 0.432, 0.449, 0.4885, 0.695, 0.5014, 0.581, 0.7802, 0.8704, 0.9211, 0.8662, 0.7788, 0.7504, 0.8526, 0.98, 0.9293, 0.8994, 0.904, 0.8962, 0.94, 0.9442, 0.9944], "yaxis": "y10"}, {"colorbar": {"title": {"text": "Objective Value"}}, "colorscale": [[0.0, "rgb(247,251,255)"], [0.125, "rgb(222,235,247)"], [0.25, "rgb(198,219,239)"], [0.375, "rgb(158,202,225)"], [0.5, "rgb(107,174,214)"], [0.625, "rgb(66,146,198)"], [0.75, "rgb(33,113,181)"], [0.875, "rgb(8,81,156)"], [1.0, "rgb(8,48,107)"]], "connectgaps": true, "contours": {"coloring": "heatmap"}, "hoverinfo": "none", "line": {"smoothing": 1.3}, "reversescale": true, "showscale": false, "type": "contour", "x": [38, 61, 70, 73, 75, 89, 104, 105, 107, 123, 139, 146, 147, 151, 162, 165, 174, 175, 207, 233], "xaxis": "x15", "y": [1.413e-08, 1.044e-07, 1.487e-07, 1.984e-07, 6.926e-06, 7.792e-06, 1.701e-05, 2.217e-05, 2.666e-05, 2.746e-05, 2.887e-05, 3.527e-05, 0.0001039, 0.0001452, 0.0008617, 0.01198, 0.01286, 0.0662, 0.1653, 0.1971, 0.1993, 0.9554], "yaxis": "y15", "z": {"elided": "22x20 float values"}}, {"marker": {"color": "black"}, "mode": "markers", "showlegend": false, "type": "scatter", "x": [174, 38, 233, 107, 207, 61, 139, 105, 104, 89, 70, 147, 151, 175, 61, 165, 123, 123, 162, 75, 73, 146], "xaxis": "x15", "y": [0.0008617, 0.0662, 1.984e-07, 0.9554, 0.1971, 0.1993, 6.926e-06, 0.1653, 1.044e-07, 1.413e-08, 3.527e-05, 2.217e-05, 1.701e-05, 2.746e-05, 0.0001039, 0.0001452, 0.01286, 0.01198, 7.792e-06, 2.887e-05, 2.666e-05, 1.487e-07], "yaxis": "y15"}, {"colorbar": {"title": {"text": "Objective Value"}}, "colorscale": [[0.0, "rgb(247,251,255)"], [0.125, "rgb(222,235,247)"], [0.25, "rgb(198,219,239)"], [0.375, "rgb(158,202,225)"], [0.5, "rgb(107,174,214)"], [0.625, "rgb(66,146,198)"], [0.75, "rgb(33,113,181)"], [0.875, "rgb(8,81,156)"], [1.0, "rgb(8,48,107)"]], "connectgaps": true, "contours": {"coloring": "heatmap"}, "hoverinfo": "none", "line": {"smoothing": 1.3}, "reversescale": true, "showscale": false, "type": "contour", "x": [38, 61, 70, 73, 75, 89, 104, 105, 107, 123, 139, 146, 147, 151, 162, 165, 174, 175, 207, 233], "xaxis": "x20", "y": [9.327e-06, 9.451e-06, 1.349e-05, 0.0002752, 0.0006245, 0.0009655, 0.0009792, 0.007856, 0.009079, 0.01126, 0.01776, 0.01826, 0.0204, 0.02722, 0.03387, 0.03693, 0.07499, 0.08825, 0.1295, 0.2336, 0.267, 1.544], "yaxis": "y20", "z": {"elided": "22x20 float values"}}, {"marker": {"color": "black"}, "mode": "markers", "showlegend": false, "type": "scatter", "x": [174, 38, 233, 107, 207, 61, 139, 105, 104, 89, 70, 147, 151, 175, 61, 165, 123, 123, 162, 75, 73, 146], "xaxis": "x20", "y": [0.0002752, 9.451e-06, 0.0009792, 9.327e-06, 1.544, 0.267, 1.349e-05, 0.01826, 0.01776, 0.0204, 0.02722, 0.03387, 0.0009655, 0.2336, 0.08825, 0.1295, 0.03693, 0.07499, 0.0006245, 0.01126, 0.007856, 0.009079], "yaxis": "y20"}, {"type": "scatter", "xaxis": "x25", "yaxis": "y25"}], "layout": {"xaxis": {"anchor": "y", "domain": [0.0, 0.168], "matches": "x21", "range": [0.1944, 0.9198], "showticklabels": false}, "xaxis10": {"anchor": "y10", "domain": [0.832, 1.0], "matches": "x25", "range": [38, 233], "showticklabels": false}, "xaxis11": {"anchor": "y11", "domain": [0.0, 0.168], "matches": "x21", "range": [0.1944, 0.9198], "showticklabels": false}, "xaxis12": {"anchor": "y12", "domain": [0.208, 0.376], "matches": "x22", "range": [0.4009, 0.9944], "showticklabels": false}, "xaxis13": {"anchor": "y13", "domain": [0.416, 0.584], "matches": "x23", "range": [1.413e-08, 0.9554], "showticklabels": false}, "xaxis14": {"anchor": "y14", "domain": [0.624, 0.792], "matches": "x24", "range": [9.327e-06, 1.544], "showticklabels": false}, "xaxis15": {"anchor": "y15", "domain": [0.832, 1.0], "matches": "x25", "range": [38, 233], "showticklabels": false}, "xaxis16": {"anchor": "y16", "domain": [0.0, 0.168], "matches": "x21", "range": [0.1944, 0.9198], "showticklabels": false}, "xaxis17": {"anchor": "y17", "domain": [0.208, 0.376], "matches": "x22", "range": [0.4009, 0.9944], "showticklabels": false}, "xaxis18": {"anchor": "y18", "domain": [0.416, 0.584], "matches": "x23", "range": [1.413e-08, 0.9554], "showticklabels": false}, "xaxis19": {"anchor": "y19", "domain": [0.624, 0.792], "matches": "x24", "range": [9.327e-06, 1.544], "showticklabels": false}, "xaxis2": {"anchor": "y2", "domain": [0.208, 0.376], "matches": "x22", "range": [0.4009, 0.9944], "showticklabels": false}, "xaxis20": {"anchor": "y20", "domain": [0.832, 1.0], "matches": "x25", "range": [38, 233], "showticklabels": false}, "xaxis21": {"anchor": "y21", "domain": [0.0, 0.168], "range": [0.1944, 0.9198], "title": {"text": "bagging_fraction"}}, "xaxis22": {"anchor": "y22", "domain": [0.208, 0.376], "range": [0.4009, 0.9944], "title": {"text": "feature_fraction"}}, "xaxis23": {"anchor": "y23", "domain": [0.416, 0.584], "range": [1.413e-08, 0.9554], "title": {"text": "lambda_l1"}}, "xaxis24": {"anchor": "y24", "domain": [0.624, 0.792], "range": [9.327e-06, 1.544], "title": {"text": "lambda_l2"}}, "xaxis25": {"anchor": "y25", "domain": [0.832, 1.0], "range": [38, 233], "title": {"text": "num_leaves"}}, "xaxis3": {"anchor": "y3", "domain": [0.416, 0.584], "matches": "x23", "range": [1.413e-08, 0.9554], "showticklabels": false}, "xaxis4": {"anchor": "y4", "domain": [0.624, 0.792], "matches": "x24", "range": [9.327e-06, 1.544], "showticklabels": false}, "xaxis5": {"anchor": "y5", "domain": [0.832, 1.0], "matches": "x25", "range": [38, 233], "showticklabels": false}, "xaxis6": {"anchor": "y6", "domain": [0.0, 0.168], "matches": "x21", "range": [0.1944, 0.9198], "showticklabels": false}, "xaxis7": {"anchor": "y7", "domain": [0.208, 0.376], "matches": "x22", "range": [0.4009, 0.9944], "showticklabels": false}, "xaxis8": {"anchor": "y8", "domain": [0.416, 0.584], "matches": "x23", "range": [1.413e-08, 0.9554], "showticklabels": false}, "xaxis9": {"anchor": "y9", "domain": [0.624, 0.792], "matches": "x24", "range": [9.327e-06, 1.544], "showticklabels": false}, "yaxis": {"anchor": "x", "domain": [0.848, 1.0], "range": [0.1944, 0.9198], "title": {"text": "bagging_fraction"}}, "yaxis10": {"anchor": "x10", "domain": [0.636, 0.788], "matches": "y6", "range": [0.4009, 0.9944], "showticklabels": false}, "yaxis11": {"anchor": "x11", "domain": [0.424, 0.576], "range": [1.413e-08, 0.9554], "title": {"text": "lambda_l1"}}, "yaxis12": {"anchor": "x12", "domain": [0.424, 0.576], "matches": "y11", "range": [1.413e-08, 0.9554], "showticklabels": false}, "yaxis13": {"anchor": "x13", "domain": [0.424, 0.576], "matches": "y11", "range": [1.413e-08, 0.9554], "showticklabels": false}, "yaxis14": {"anchor": "x14", "domain": [0.424, 0.576], "matches": "y11", "range": [1.413e-08, 0.9554], "showticklabels": false}, "yaxis15": {"anchor": "x15", "domain": [0.424, 0.576], "matches": "y11", "range": [1.413e-08, 0.9554], "showticklabels": false}, "yaxis16": {"anchor": "x16", "domain": [0.212, 0.364], "range": [9.327e-06, 1.544], "title": {"text": "lambda_l2"}}, "yaxis17": {"anchor": "x17", "domain": [0.212, 0.364], "matches": "y16", "range": [9.327e-06, 1.544], "showticklabels": false}, "yaxis18": {"anchor": "x18", "domain": [0.212, 0.364], "matches": "y16", "range": [9.327e-06, 1.544], "showticklabels": false}, "yaxis19": {"anchor": "x19", "domain": [0.212, 0.364], "matches": "y16", "range": [9.327e-06, 1.544], "showticklabels": false}, "yaxis2": {"anchor": "x2", "domain": [0.848, 1.0], "matches": "y", "range": [0.1944, 0.9198], "showticklabels": false}, "yaxis20": {"anchor": "x20", "domain": [0.212, 0.364], "matches": "y16", "range": [9.327e-06, 1.544], "showticklabels": false}, "yaxis21": {"anchor": "x21", "domain": [0.0, 0.152], "range": [38, 233], "title": {"text": "num_leaves"}}, "yaxis22": {"anchor": "x22", "domain": [0.0, 0.152], "matches": "y21", "range": [38, 233], "showticklabels": false}, "yaxis23": {"anchor": "x23", "domain": [0.0, 0.152], "matches": "y21", "range": [38, 233], "showticklabels": false}, "yaxis24": {"anchor": "x24", "domain": [0.0, 0.152], "matches": "y21", "range": [38, 233], "showticklabels": false}, "yaxis25": {"anchor": "x25", "domain": [0.0, 0.152], "matches": "y21", "range": [38, 233], "showticklabels": false}, "yaxis3": {"anchor": "x3", "domain": [0.848, 1.0], "matches": "y", "range": [0.1944, 0.9198], "showticklabels": false}, "yaxis4": {"anchor": "x4", "domain": [0.848, 1.0], "matches": "y", "range": [0.1944, 0.9198], "showticklabels": false}, "yaxis5": {"anchor": "x5", "domain": [0.848, 1.0], "matches": "y", "range": [0.1944, 0.9198], "showticklabels": false}, "yaxis6": {"anchor": "x6", "domain": [0.636, 0.788], "range": [0.4009, 0.9944], "title": {"text": "feature_fraction"}}, "yaxis7": {"anchor": "x7", "domain": [0.636, 0.788], "matches": "y6", "range": [0.4009, 0.9944], "showticklabels": false}, "yaxis8": {"anchor": "x8", "domain": [0.636, 0.788], "matches": "y6", "range": [0.4009, 0.9944], "showticklabels": false}, "yaxis9": {"anchor": "x9", "domain": [0.636, 0.788], "matches": "y6", "range": [0.4009, 0.9944], "showticklabels": false}}}
